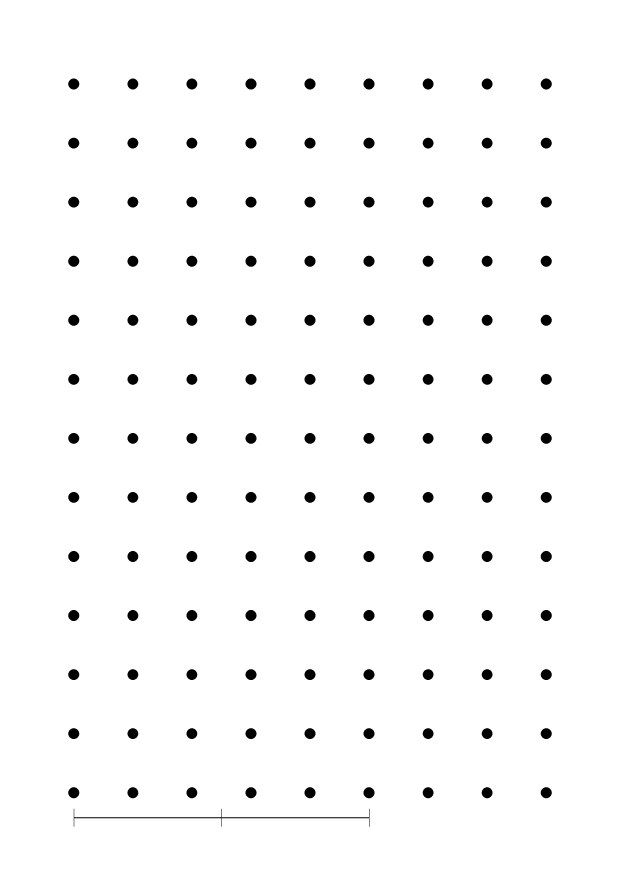
#> input picture app/src/main/assets/calibration-pattern/dot-grid-9x13-20mm-A4.png, 2480 x 3507 px (shown at 1/4 size)
$ python moon_phase_sim.py ../app/src/main/assets/calibration-pattern/dot-grid-9x13-20mm-A4.png
#> lines starting #> are read from the running program, lines starting #| are printed output that depends on the picture; after the words box and inside, x2 and y2 are one past the last pixel; in counts of white or black regions, pixels touching at a corner belong together
#!/usr/bin/env python3
# SPDX-License-Identifier: GPL-3.0-or-later

"""用真实满月照片合成不同相位，量化"月缘弧拟合圆心"的精度。

问题：非满月时亮部质心 ≠ 月面几何中心（半月偏移 4R/3π≈0.424R）。
本脚本验证：只用可见的月缘弧（凸包）拟合圆，能不能把几何中心找回来，精度随相位如何变化。

相位用球面模型精确生成（n·s>0 为亮），避免"椭圆近似"在 k<0.5 时出错。
"""
import math
import sys

import cv2
import numpy as np


def load_gray(path):
    img = cv2.imread(path, cv2.IMREAD_UNCHANGED)
#> img: shape (3507, 2480); 98% white; 118 black regions, largest, box (x1, y1, x2, y2) and area: (295, 3235, 1478, 3307) 5140, (273, 314, 317, 358) 1516, (982, 314, 1026, 358) 1516
    if img is None:
        raise SystemExit(f"读不到 {path}")
    if img.ndim == 3 and img.shape[2] == 4:
        return cv2.cvtColor(img, cv2.COLOR_BGRA2GRAY)
    if img.ndim == 3:
        return cv2.cvtColor(img, cv2.COLOR_BGR2GRAY)
    return img


def full_disk(gray):
    blur = cv2.GaussianBlur(gray, (7, 7), 0)
    _, th = cv2.threshold(blur, 0, 255, cv2.THRESH_BINARY + cv2.THRESH_OTSU)
#> th: shape (3507, 2480); 98% white; 118 black regions, largest, box (x1, y1, x2, y2) and area: (295, 3237, 1478, 3305) 5124, (273, 314, 317, 358) 1516, (982, 314, 1026, 358) 1516
    n, lab, stats, _ = cv2.connectedComponentsWithStats(th, 8)
#> n = 2; stats = [[273, 314, 1934, 2991, 178272], [0, 0, 2480, 3507, 8519088]]
    best = 1 + int(np.argmax(stats[1:, cv2.CC_STAT_AREA]))
#> best = 1
    mask = (lab == best).astype(np.uint8) * 255
    mask = cv2.morphologyEx(mask, cv2.MORPH_CLOSE, np.ones((11, 11), np.uint8))
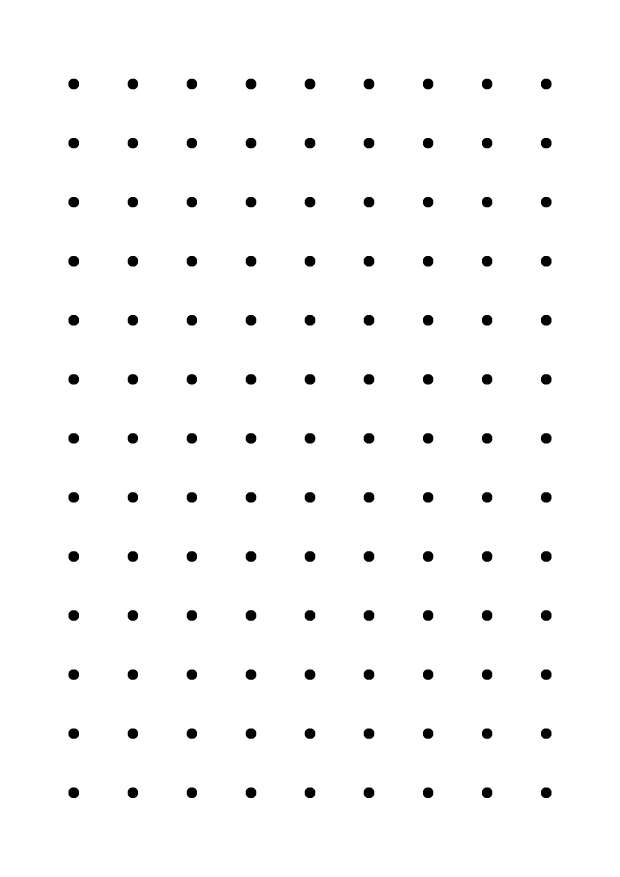
#> mask: shape (3507, 2480) (shown at 1/4 size); 98.1% white; 117 black regions
    cnts, _ = cv2.findContours(mask, cv2.RETR_EXTERNAL, cv2.CHAIN_APPROX_NONE)
#> cnts = 1 contour; box (x1, y1, x2, y2) and area: (0, 0, 2480, 3507) 8691374
    pts = max(cnts, key=cv2.contourArea).reshape(-1, 2).astype(np.float64)
#> pts = 11970 pairs, first value 0 to 2479, second value 0 to 3506
    x, y = pts[:, 0], pts[:, 1]
#> x = 11970 values, max 2479 at index 5985, min 0 at index 0, mean 1239.5; y = 11970 values, max 3506 at index 3506, min 0 at index 0, mean 1753
    A = np.c_[2 * x, 2 * y, np.ones(len(x))]
    b = x * x + y * y
#> b = 11970 values, max 18437477 at index 5985, min 0 at index 0, mean 7594388.2
    sol, *_ = np.linalg.lstsq(A, b, rcond=None)
#> sol = [1239.5, 1753, -1624350.3]
    cx, cy = sol[0], sol[1]
#> cx = 1239.5; cy = 1753
    r = math.sqrt(sol[2] + cx * cx + cy * cy)
#> r = 1727.7
    return mask, (cx, cy, r)


def phase_mask(shape, cx, cy, r, k, solar_angle_deg=0.0):
    """球面模型：亮部 = 法向与太阳方向夹角 <90°。k=(1+cosθ)/2。"""
    h, w = shape
    yy, xx = np.mgrid[0:h, 0:w]
    u = (xx - cx) / r
    v = (yy - cy) / r
    rr = u * u + v * v
    disk = rr <= 1.0
    wwd = np.sqrt(np.clip(1.0 - rr, 0.0, 1.0))
    theta = math.acos(max(-1.0, min(1.0, 2 * k - 1)))   # 相位角
    t = math.radians(solar_angle_deg)
    su, sv, sw = math.sin(theta) * math.cos(t), math.sin(theta) * math.sin(t), math.cos(theta)
    lit = disk & ((u * su + v * sv + wwd * sw) > 0)
    return (lit * 255).astype(np.uint8)


def circle_lsq(pts):
    x, y = pts[:, 0], pts[:, 1]
    A = np.c_[2 * x, 2 * y, np.ones(len(x))]
    b = x * x + y * y
    sol, *_ = np.linalg.lstsq(A, b, rcond=None)
    cx, cy = sol[0], sol[1]
    r = math.sqrt(sol[2] + cx * cx + cy * cy)
    return cx, cy, r


def ransac_circle(pts, iters=3000, tol=3.0, seed=7):
    """凸月时凸包带一条弦，普通最小二乘会被拉偏；RANSAC 只认落在同一圆上的点。"""
    rng = np.random.default_rng(seed)
    best = None
    best_in = -1
    n = len(pts)
    if n < 12:
        return None
    for _ in range(iters):
        i = rng.choice(n, 3, replace=False)
        p1, p2, p3 = pts[i[0]], pts[i[1]], pts[i[2]]
        ax, ay = p1; bx, by = p2; cx3, cy3 = p3
        d = 2 * (ax * (by - cy3) + bx * (cy3 - ay) + cx3 * (ay - by))
        if abs(d) < 1e-9:
            continue
        ux = ((ax * ax + ay * ay) * (by - cy3) + (bx * bx + by * by) * (cy3 - ay) + (cx3 * cx3 + cy3 * cy3) * (ay - by)) / d
        uy = ((ax * ax + ay * ay) * (cx3 - bx) + (bx * bx + by * by) * (ax - cx3) + (cx3 * cx3 + cy3 * cy3) * (bx - ax)) / d
        r = math.hypot(ax - ux, ay - uy)
        dist = np.abs(np.hypot(pts[:, 0] - ux, pts[:, 1] - uy) - r)
        inl = int((dist < tol).sum())
        if inl > best_in:
            best_in = inl
            best = (ux, uy, r)
    if best is None:
        return None
    ux, uy, r = best
    dist = np.abs(np.hypot(pts[:, 0] - ux, pts[:, 1] - uy) - r)
    sel = pts[dist < tol]
    if len(sel) >= 10:
        return circle_lsq(sel)
    return best


def hull_pts(mask):
    cnts, _ = cv2.findContours(mask, cv2.RETR_EXTERNAL, cv2.CHAIN_APPROX_NONE)
    if not cnts:
        return None
    c = max(cnts, key=cv2.contourArea)
    hull = cv2.convexHull(c).reshape(-1, 2).astype(np.float64)
    return hull if len(hull) >= 12 else None


def coverage(hull, cx, cy):
    ang = np.degrees(np.arctan2(hull[:, 1] - cy, hull[:, 0] - cx))
    ang = np.sort(np.mod(ang, 360))
    if len(ang) < 2:
        return 0.0
    gaps = np.diff(np.r_[ang, ang[0] + 360])
    return 360.0 - float(gaps.max())


def main():
    src = sys.argv[1] if len(sys.argv) > 1 else "../star-positioning-real-images/moon-full.png"
    gray = load_gray(src)
    mask, (cx0, cy0, r0) = full_disk(gray)
#> cx0 = 1239.5; cy0 = 1753; r0 = 1727.7
    print(f"满月真值：中心 ({cx0:.1f},{cy0:.1f}) 半径 {r0:.1f}px 图像 {gray.shape[1]}x{gray.shape[0]}")
#| 满月真值：中心 (1239.5,1753.0) 半径 1727.7px 图像 2480x3507
    print("k(亮部) | 亮部质心偏移 | 月缘弧拟合圆心误差 | 半径误差 | 可见弧段")
    for k in [0.98, 0.75, 0.5, 0.3, 0.15, 0.08]:
        pm = phase_mask(gray.shape, cx0, cy0, r0, k)
        hull = hull_pts(pm)
        if hull is None:
            print(f"{k:.2f} | 拟合失败")
            continue
        fit = ransac_circle(hull)
        if fit is None:
            print(f"{k:.2f} | RANSAC 失败")
            continue
        cx, cy, r = fit
        ys, xs = np.nonzero(pm)
        lit_cx, lit_cy = xs.mean(), ys.mean()
        shift = math.hypot(lit_cx - cx0, lit_cy - cy0)
        err = math.hypot(cx - cx0, cy - cy0)
        print(
            f"{k:4.2f} | {shift:7.1f}px ({shift / r0:.3f}R) | "
            f"{err:6.2f}px ({err / r0:.4f}R) | {r - r0:+6.2f}px | {coverage(hull, cx, cy):5.0f}°",
        )
#> this loop made 6 passes
#> (n in ransac_circle, lit_cx, shift, err) on passes 1 to 6: (262, 1244.3, 4.76, 3.57), (332, 1467.2, 227.7, 1.55), (134, 1826.2, 586.7, 0.0458), (134, 2100.6, 861.1, 0.0269), (132, 2228.5, 989, 0.0636), (66, 2199.7, 960.2, 1.98)
#| 0.98 |     4.8px (0.003R) |   3.57px (0.0021R) |  -1.53px |   272°
#| 0.75 |   227.7px (0.132R) |   1.55px (0.0009R) |  -0.77px |   272°
#| 0.50 |   586.7px (0.340R) |   0.05px (0.0000R) |  -0.06px |   180°
#| 0.30 |   861.1px (0.498R) |   0.03px (0.0000R) |  -0.05px |   179°
#| 0.15 |   989.0px (0.572R) |   0.06px (0.0000R) |  -0.07px |   176°
#| 0.08 |   960.2px (0.556R) |   1.98px (0.0011R) |  -1.99px |    51°
#> pass 1, in phase_mask, `u = (xx - cx) / r`:
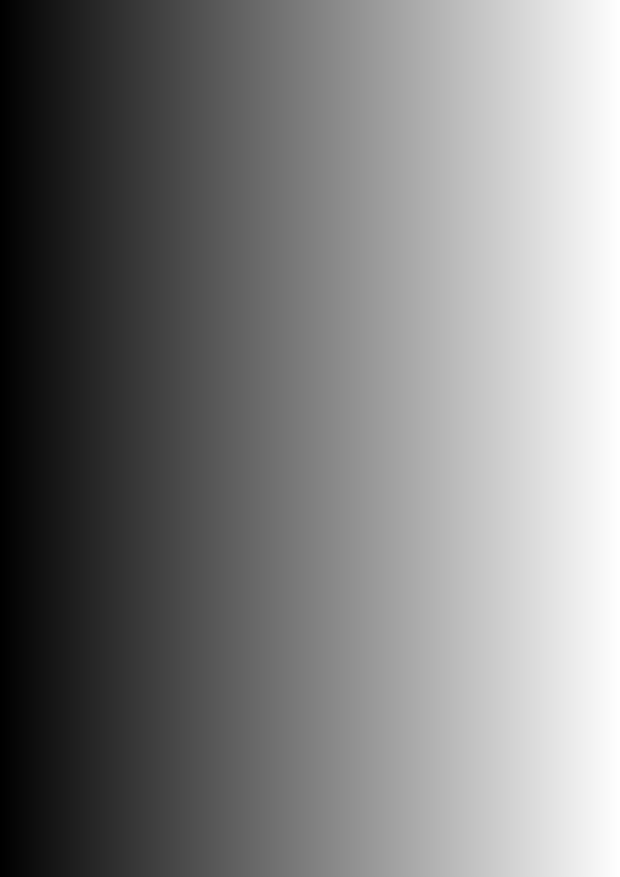
#> u: shape (3507, 2480) float64 (shown at 1/4 size); min -0.717, max 0.717, mean 1.84e-15; drawn with min black and max white
#> pass 1, in phase_mask, `v = (yy - cy) / r`:
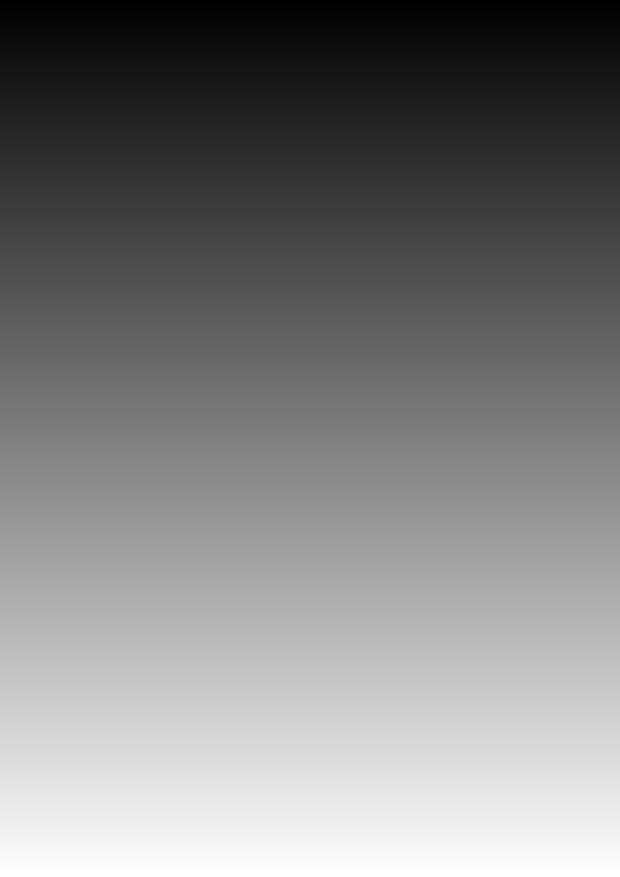
#> v: shape (3507, 2480) float64 (shown at 1/4 size); min -1.01, max 1.01, mean -7.92e-16; drawn with min black and max white
#> pass 1, in phase_mask, `rr = u * u + v * v`:
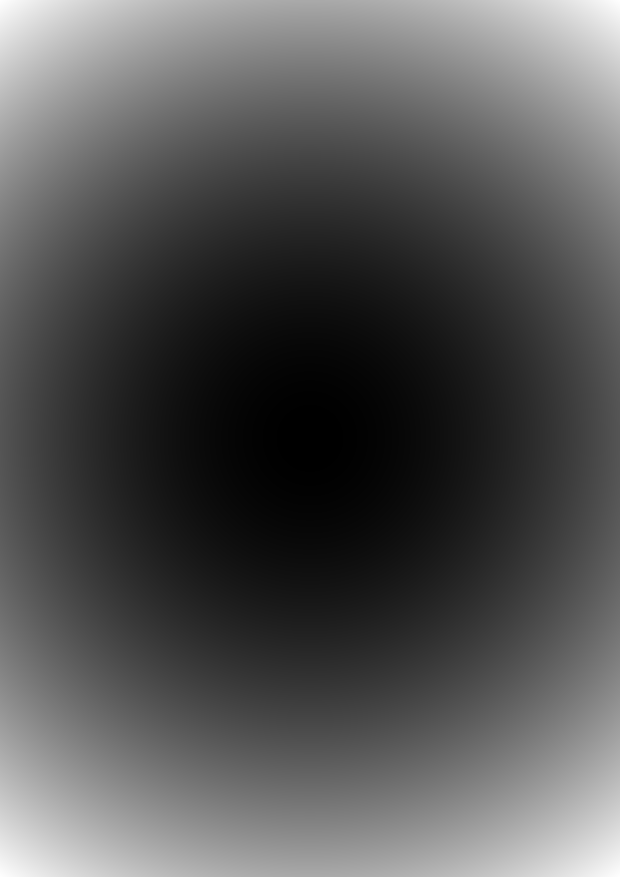
#> rr: shape (3507, 2480) float64 (shown at 1/4 size); min 8.38e-08, max 1.54, mean 0.515; drawn with min black and max white
#> pass 1, in phase_mask, `disk = rr <= 1.0`:
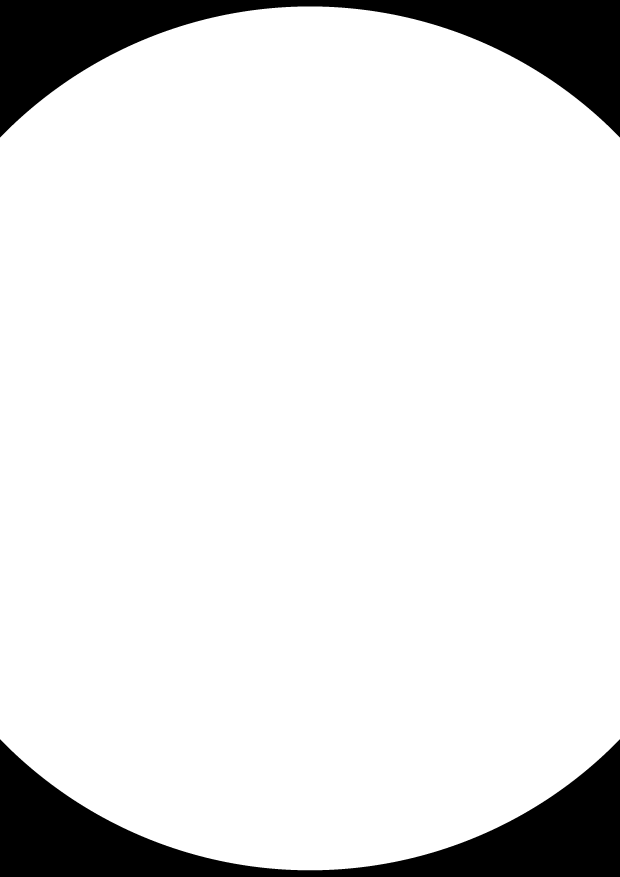
#> disk: shape (3507, 2480) bool (shown at 1/4 size); 89.3% white; 2 black regions, box (x1, y1, x2, y2) and area: (0, 0, 2480, 550) 467358, (0, 2957, 2480, 3507) 467358
#> after the loop:
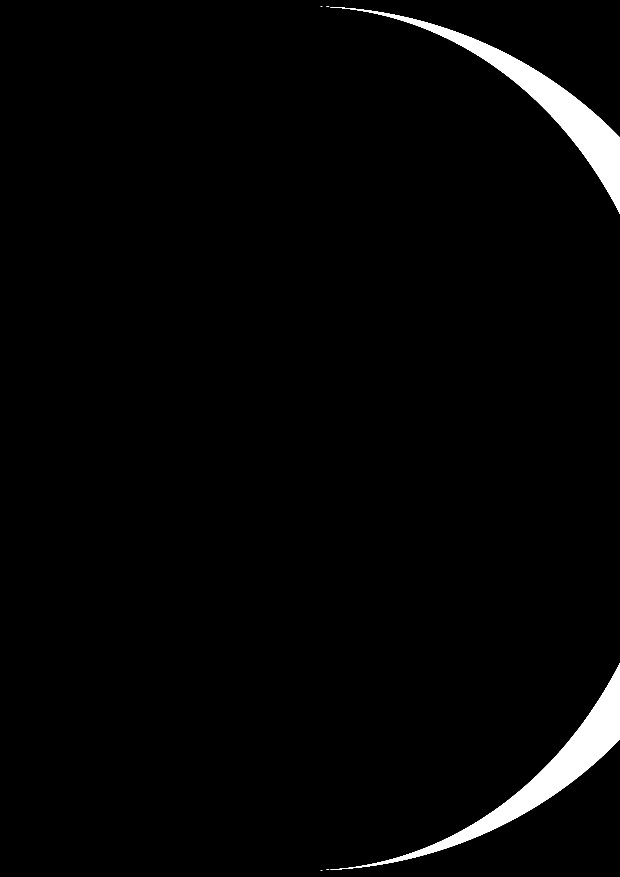
#> pm: shape (3507, 2480) (shown at 1/4 size); 2.3% white; 6 white regions (4 under 20 px), largest, box (x1, y1, x2, y2) and area: (1321, 28, 2480, 855) 99742, (1321, 2652, 2480, 3479) 99742


if __name__ == "__main__":
    main()
